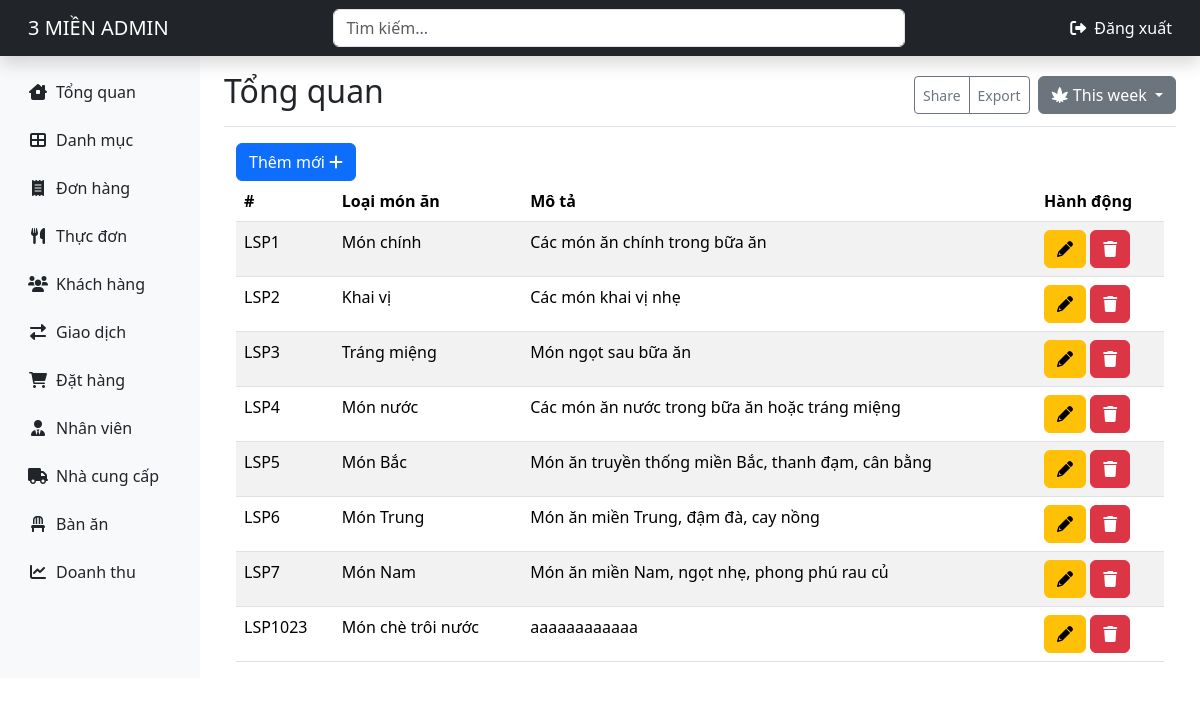
The app's page /admin/index.php with its own data.
### tables this page shows
CREATE TABLE IF NOT EXISTS `categories` (
  `id` int(11) NOT NULL AUTO_INCREMENT,
  `name` varchar(50) NOT NULL,
  `description` text DEFAULT NULL,
  PRIMARY KEY (`id`)
);

### admin/index.php (the view, shortened to what this page needs)
<!DOCTYPE html>
<html lang="en">
<head>
    <?php
    include_once __DIR__ . '/../layouts/style.php';
    ?>
</head>
<body>
    <?php
    include_once __DIR__ . '/layouts/header.php'
    ?>
    <div class="container-fluid">
        <div class="row">
            <?php
            include_once __DIR__ . '/layouts/sidebar.php'
            ?>
            <main class="col-md-9 ms-sm-auto col-lg-10 px-md-4">
                <div class="d-flex justify-content-between flex-wrap flex-md-nowrap align-items-center pt-3 pb-2 mb-3 border-bottom">
                    <h1 class="h2">Tổng quan</h1>
                    <div class="btn-toolbar mb-2 mb-md-0">
                        <div class="btn-group me-2">
                            <button type="button" class="btn btn-sm btn-outline-secondary">Share</button>
                            <button type="button" class="btn btn-sm btn-outline-secondary">Export</button>
                        </div>
                        <div class="dropdown show">
                            <a class="btn btn-secondary dropdown-toggle" href="#" role="button" id="dropdownMenuLink" data-bs-toggle="dropdown" aria-haspopup="true" aria-expanded="false">
                                <i class="fa-solid fa-cannabis"></i> This week
                            </a>
                        </div>
                    </div>
                </div>
                <?php
                include_once __DIR__ . '/../dbconnect.php';
                $sqlSelectCategory = "SELECT * FROM categories;";
                $resultCategory = mysqli_query($conn, $sqlSelectCategory);
                $arrCategory = [];
                while ($row = mysqli_fetch_array($resultCategory, MYSQLI_ASSOC)) {
                    $arrCategory[] = array(
                        'lsp_ma' => $row['id'],
                        'lsp_ten' => $row['name'],
                        'lsp_mota' => $row['description'],
                    );
                }
                ?>
                <div class="container">
                    <a href="create.php" type="button" class="btn btn-primary">
                        Thêm mới <i class="fa-solid fa-plus"></i>
                    </a>
                    <table class="table table-striped">
                        <thead>
                            <th scope="col">#</th>
                            <th scope="col">Loại món ăn</th>
                            <th scope="col">Mô tả</th>
                            <th scope="col">Hành động</th>
                        </thead>
                        <tbody>
                            <?php foreach ($arrCategory as $lsp): ?>
                                <tr>
                                    <td>LSP<?= $lsp['lsp_ma'] ?></td>
                                    <td><?= $lsp['lsp_ten'] ?></td>
                                    <td><?= $lsp['lsp_mota'] ?></td>
                                    <td>
                                        <a href="edit.php" type="button" class="btn btn-warning">
                                            <i class="fa-solid fa-pencil"></i></a>
                                        <a href="delete.php" type="button" class="btn btn-danger">
                                            <i class="fa-solid fa-trash"></i>
                                        </a>
                                    </td>
                                </tr>
                            <?php endforeach; ?>
                        </tbody>
                    </table>
                </div>
            </main>
        </div>
    </div>
</body>
</html>

### records on screen
categories: id "1", name "Món chính", description "Các món ăn chính trong bữa ăn"
categories: id "2", name "Khai vị", description "Các món khai vị nhẹ"
categories: id "3", name "Tráng miệng", description "Món ngọt sau bữa ăn"
categories: id "4", name "Món nước", description "Các món ăn nước trong bữa ăn hoặc tráng miệng"
categories: id "5", name "Món Bắc", description "Món ăn truyền thống miền Bắc, thanh đạm, cân bằng"
categories: id "6", name "Món Trung", description "Món ăn miền Trung, đậm đà, cay nồng"
categories: id "7", name "Món Nam", description "Món ăn miền Nam, ngọt nhẹ, phong phú rau củ"
categories: id "1023", name "Món chè trôi nước", description "aaaaaaaaaaaa"
